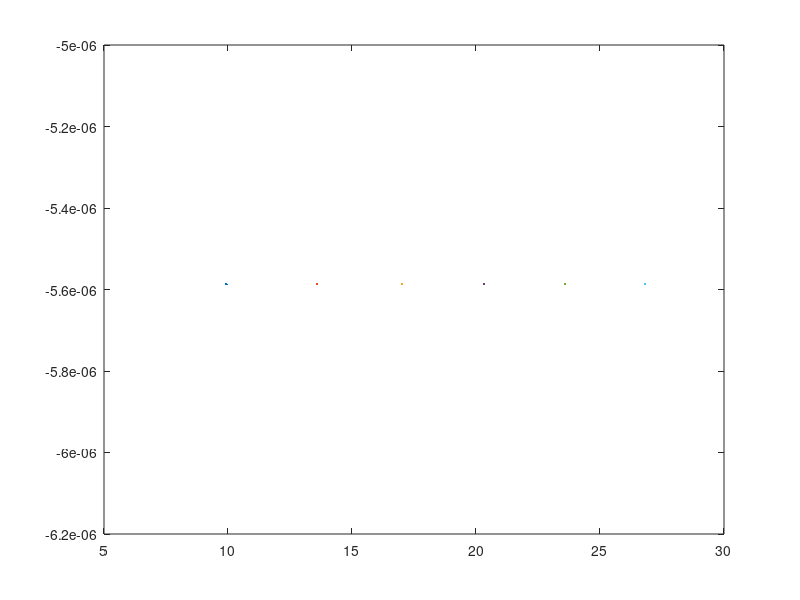

This chart was generated by the following MATLAB code:
%%% j'ai utilisé besselzero pour trouver les 6 zéros presentés en vecteur y "besselzero(6,6,1)" 
y=[9.9361 13.5893 17.0038 20.3208 23.5861 26.8202]
for m= 1 : 6
for t= 1 : 6
for i= 1 : 6    
    z = besselj(m,y(i),1)*cos(y(i)*t);
end
end
end
figure 
plot(y,z) %ctt
